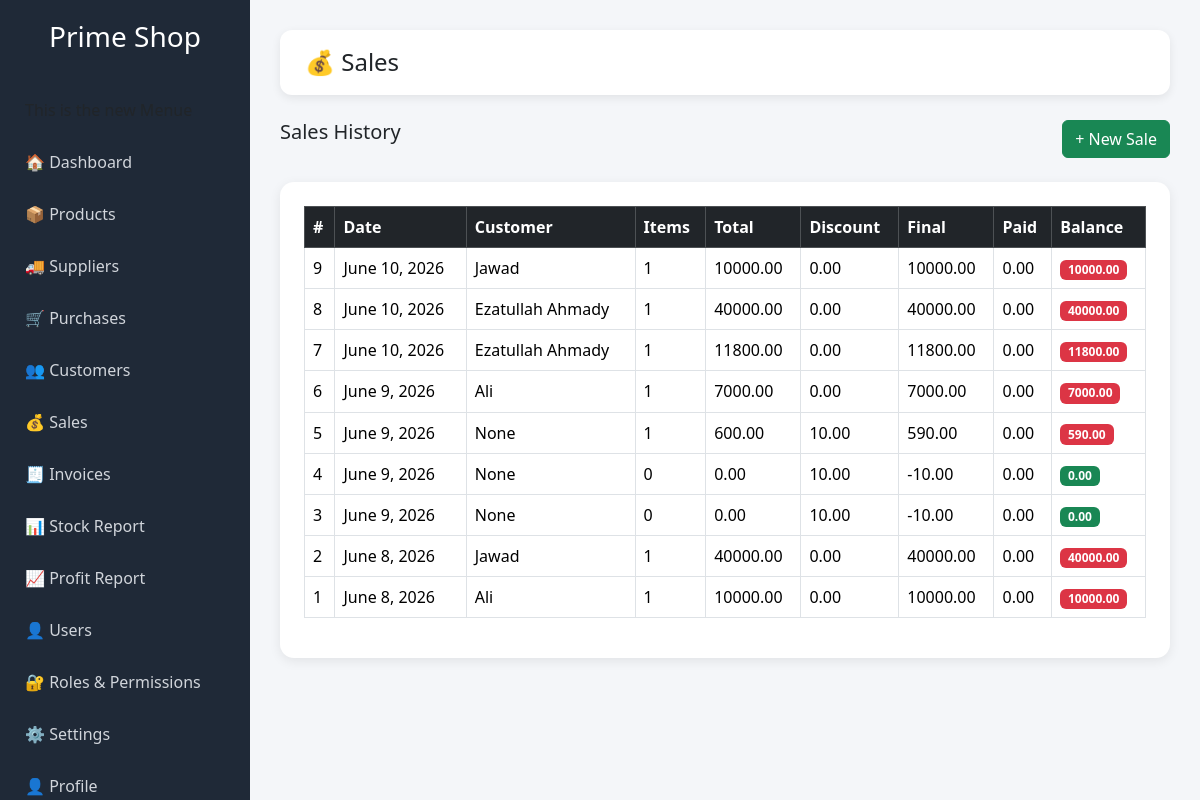
The app's page /sales/ (signed in) with its own data.
### shop/models.py (models this page shows, shortened)
class Sale(models.Model):
    customer = models.ForeignKey(Customer, on_delete=models.SET_NULL, null=True, blank=True)
    date = models.DateField(default=timezone.now)
    discount = models.DecimalField(max_digits=10, decimal_places=2, default=0)
    paid_amount = models.DecimalField(max_digits=10, decimal_places=2, default=0)
    note = models.TextField(blank=True)
    def total_amount(self):
        return sum(item.total_price() for item in self.items.all())
    def final_amount(self):
        return self.total_amount() - self.discount
    def remaining_balance(self):
        return self.final_amount() - self.paid_amount

class Customer(models.Model):
    name = models.CharField(max_length=150)
    phone = models.CharField(max_length=30, blank=True)
    address = models.TextField(blank=True)
    def __str__(self):
        return self.name

class SaleItem(models.Model):
    sale = models.ForeignKey(Sale, on_delete=models.CASCADE, related_name="items")
    variant = models.ForeignKey(ProductVariant, on_delete=models.CASCADE, related_name="sale_items")
    quantity = models.PositiveIntegerField()
    selling_price = models.DecimalField(max_digits=10, decimal_places=2)
    def total_price(self):
        return self.quantity * self.selling_price

### shop/views.py (the view)
# urls.py: path('sales/', views.sale_list, name='sale_list'),
@login_required
def sale_list(request):
    sales = Sale.objects.all().order_by('-date', '-id')
    return render(request, 'shop/sale_list.html', {
        'sales': sales
    })

### shop/templates/shop/sale_list.html (shortened to what this page needs)
{% extends 'shop/base.html' %}
{% block page_title %}
💰 Sales
{% endblock %}
{% block content %}
<div class="d-flex justify-content-between mb-4">
    <h5>Sales History</h5>
    <a href="/sales/add/" class="btn btn-success">+ New Sale</a>
</div>
<div class="card card-box p-4">
    <div class="table-responsive">
        <table class="table table-bordered table-hover">
            <thead class="table-dark">
                <tr>
                    <th>#</th>
                    <th>Date</th>
                    <th>Customer</th>
                    <th>Items</th>
                    <th>Total</th>
                    <th>Discount</th>
                    <th>Final</th>
                    <th>Paid</th>
                    <th>Balance</th>
                </tr>
            </thead>
            <tbody>
                {% for sale in sales %}
                <tr>
                    <td>{{ sale.id }}</td>
                    <td>{{ sale.date }}</td>
                    <td>{{ sale.customer }}</td>
                    <td>{{ sale.items.count }}</td>
                    <td>{{ sale.total_amount|floatformat:2 }}</td>
                    <td>{{ sale.discount|floatformat:2 }}</td>
                    <td>{{ sale.final_amount|floatformat:2 }}</td>
                    <td>{{ sale.paid_amount|floatformat:2 }}</td>
                    <td>
                        {% if sale.remaining_balance > 0 %}
                            <span class="badge bg-danger">{{ sale.remaining_balance|floatformat:2 }}</span>
                        {% else %}
                            <span class="badge bg-success">0.00</span>
                        {% endif %}
                    </td>
                </tr>
                {% empty %}
                <tr>
                    <td colspan="9" class="text-center text-muted">No sales found.</td>
                </tr>
                {% endfor %}
            </tbody>
        </table>
    </div>
</div>
{% endblock %}

### shop/templates/shop/base.html (style rules this page uses)
body { background: #f4f6f9; }
.card-box { border: none; border-radius: 14px; box-shadow: 0 3px 12px rgba(0,0,0,0.08); }

### records on screen
Sale: id "9", date "June 10, 2026", customer "Jawad", items.count "1", total_amount "10000.00", discount "0.00", final_amount "10000.00", paid_amount "0.00", remaining_balance "10000.00"
Sale: id "8", date "June 10, 2026", customer "Ezatullah Ahmady", items.count "1", total_amount "40000.00", discount "0.00", final_amount "40000.00", paid_amount "0.00", remaining_balance "40000.00"
Sale: id "7", date "June 10, 2026", customer "Ezatullah Ahmady", items.count "1", total_amount "11800.00", discount "0.00", final_amount "11800.00", paid_amount "0.00", remaining_balance "11800.00"
Sale: id "6", date "June 9, 2026", customer "Ali", items.count "1", total_amount "7000.00", discount "0.00", final_amount "7000.00", paid_amount "0.00", remaining_balance "7000.00"
Sale: id "5", date "June 9, 2026", customer "None", items.count "1", total_amount "600.00", discount "10.00", final_amount "590.00", paid_amount "0.00", remaining_balance "590.00"
Sale: id "4", date "June 9, 2026", customer "None", items.count "0", total_amount "0.00", discount "10.00", final_amount "-10.00", paid_amount "0.00"
Sale: id "3", date "June 9, 2026", customer "None", items.count "0", total_amount "0.00", discount "10.00", final_amount "-10.00", paid_amount "0.00"
Sale: id "2", date "June 8, 2026", customer "Jawad", items.count "1", total_amount "40000.00", discount "0.00", final_amount "40000.00", paid_amount "0.00", remaining_balance "40000.00"
Sale: id "1", date "June 8, 2026", customer "Ali", items.count "1", total_amount "10000.00", discount "0.00", final_amount "10000.00", paid_amount "0.00", remaining_balance "10000.00"
